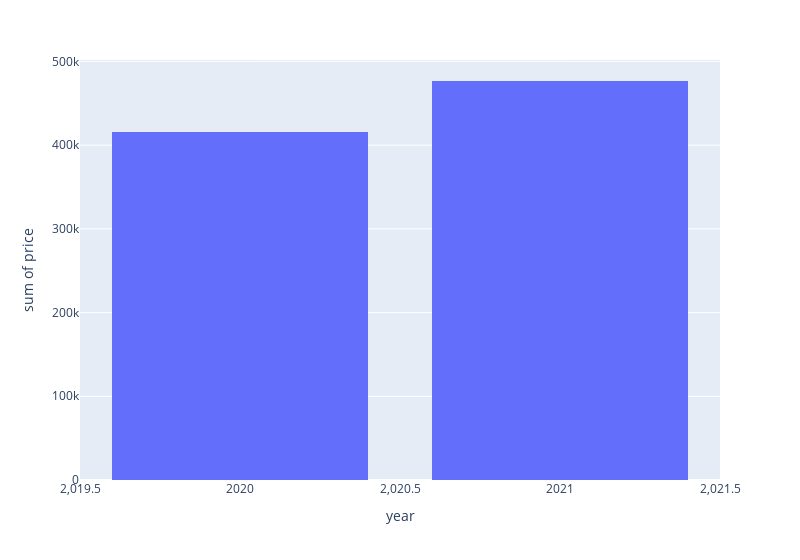

The cell this chart's notebook holds for it:
### Markdown cell above
create an interactive histogram to visualize the cumulated amount of rental price per year (relative to 
the year in rent_start).

### Code cell
data['year'] = pd.to_datetime(data['rent_start'], dayfirst=True).dt.year
fig = px.histogram(data, x="year", y="price", histfunc='sum', width=800)
fig.update_layout(bargap=0.2)
fig.show()

### Figure 1 — Plotly figure (JSON) as saved in the notebook; plotly's stock layout.template omitted (floating-point values rounded to 4 significant figures)
{"data": [{"alignmentgroup": "True", "bingroup": "x", "histfunc": "sum", "hovertemplate": "year=%{x}<br>sum of price=%{y}<extra></extra>", "legendgroup": "", "marker": {"color": "#636efa", "pattern": {"shape": ""}}, "name": "", "offsetgroup": "", "orientation": "v", "showlegend": false, "type": "histogram", "x": [2020, 2020, 2020, 2020, 2020, 2020, 2020, 2020, 2020, 2020, 2020, 2020, 2020, 2020, 2020, 2020, 2020, 2020, 2020, 2020, 2020, 2020, 2020, 2020, 2021, 2021, 2021, 2021, 2021, 2021, 2021, 2021, 2021, 2021, 2021, 2021, 2021, 2021, 2021, 2021, 2021, 2021, 2021, 2021, 2021, 2021, 2021, 2021, 2021, 2021, 2021, 2021, 2021, 2021, 2021, 2021, 2021, 2021], "xaxis": "x", "y": [40960, 16925, 15250, 7349, 16500, 36880, 6229, 6377, 6989, 7898, 30760, 10345, 5348, 13499, 15750, 37028, 28248, 13950, 6095, 25552, 6295, 7975, 8189, 45400, 18344, 6649, 7995, 35550, 16500, 16430, 18920, 9995, 12940, 6849, 5195, 6189, 7295, 20970, 41315, 5151, 36000, 11845, 32250, 6488, 13495, 13415, 5389, 6785, 6338, 12945, 7775, 34028, 6795, 7099, 6575, 8778, 17450, 6918], "yaxis": "y"}], "layout": {"bargap": 0.2, "barmode": "relative", "legend": {"tracegroupgap": 0}, "margin": {"t": 60}, "width": 800, "xaxis": {"anchor": "y", "domain": [0, 1], "title": {"text": "year"}}, "yaxis": {"anchor": "x", "domain": [0, 1], "title": {"text": "sum of price"}}}}
